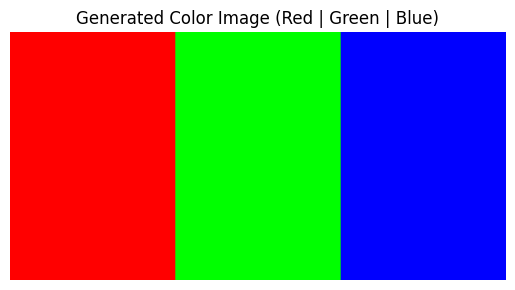
#> input picture Image/output1.png, 515 x 290 px, found by its file name
$ python contrast2.py
#> lines starting #> are read from the running program, lines starting #| are printed output that depends on the picture; after the words box and inside, x2 and y2 are one past the last pixel; in counts of white or black regions, pixels touching at a corner belong together
# COntast on RBG Image

# we directly not apply contrast on color directly


import cv2
import numpy as np

img = cv2.imread("output1.png")
#> img is the input picture: shape (290, 515, 3); mean B, G, R 112.8, 112.8, 112.8

hsv = cv2.cvtColor(img, cv2.COLOR_BGR2HSV)
#> hsv: shape (290, 515, 3); mean H, S, V 49.4, 210, 252.5

h , s , v = cv2.split(hsv)
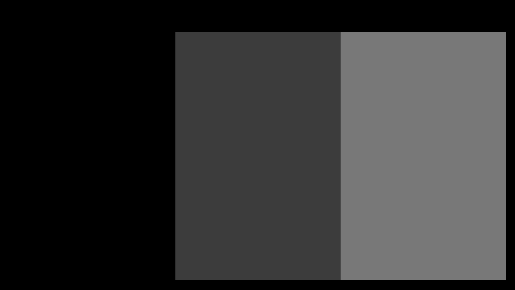
#> h: shape (290, 515); min 0, max 120, mean 49.4
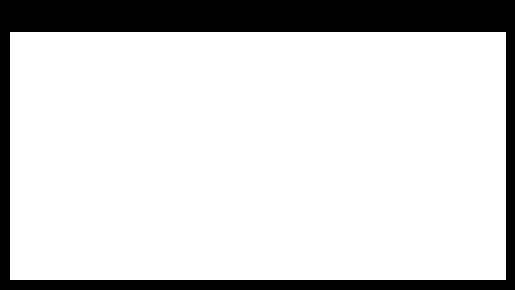
#> s: shape (290, 515); 82.4% white; 1 black region, box (x1, y1, x2, y2) and area: (0, 0, 515, 290) 26342
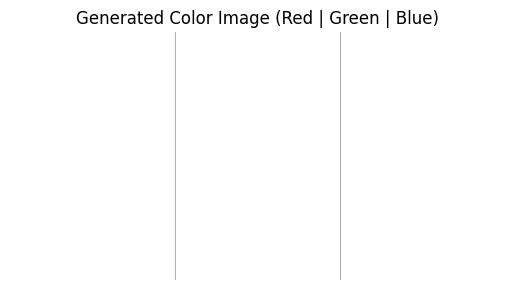
#> v: shape (290, 515); min 0, max 255, mean 252.5

v = cv2.convertScaleAbs(v , alpha=2 , beta=0)

hsv_new = cv2.merge([h,s ,v])
#> hsv_new: shape (290, 515, 3); mean H, S, V 49.4, 210, 253.5

result = cv2.cvtColor(hsv_new , cv2.COLOR_HSV2BGR)

cv2.imshow("COntrast_color" , result)

cv2.imshow("Original color" , img)

cv2.waitKey(0)
cv2.destroyAllWindows()
